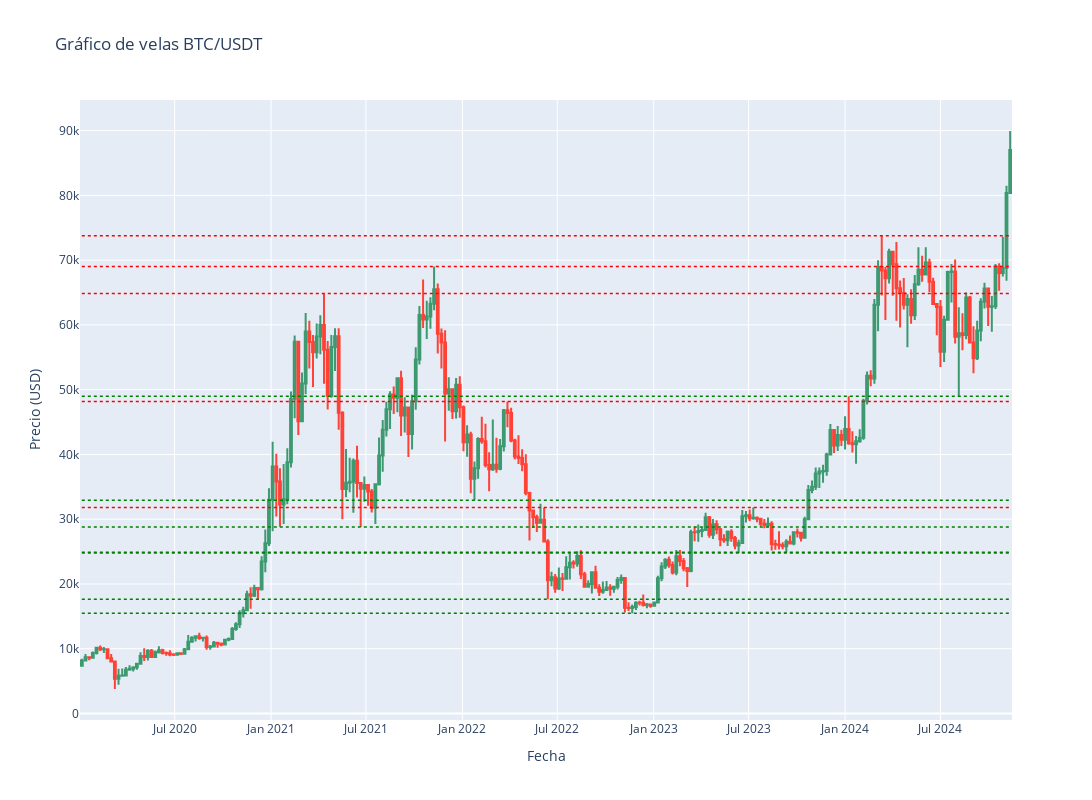

This figure's notebook cell:
### Code cell
import plotly.graph_objects as go

# Crear una figura para el gráfico de velas
fig = go.Figure(data=[go.Candlestick(
    x=df['timestamp'],
    open=df['open'],
    high=df['high'],
    low=df['low'],
    close=df['close']
)])

# Agregar líneas horizontales para cada resistencia
for resistencia in df_resistencias['resistencia']:
    fig.add_shape(
        type="line",
        x0=df['timestamp'].min(), y0=resistencia,
        x1=df['timestamp'].max(), y1=resistencia,
        line=dict(color="red", width=1.5, dash="dot"),
        name="Resistencia"
    )

# Agregar líneas horizontales para cada soporte
for soporte in df_soportes['soporte']:
    fig.add_shape(
        type="line",
        x0=df['timestamp'].min(), y0=soporte,
        x1=df['timestamp'].max(), y1=soporte,
        line=dict(color="green", width=1.5, dash="dot"),
        name="Soporte"
    )

# Configurar el diseño del gráfico con un mayor tamaño
fig.update_layout(
    title="Gráfico de velas BTC/USDT",
    xaxis_title="Fecha",
    yaxis_title="Precio (USD)",
    xaxis_rangeslider_visible=False,  # Oculta el deslizador de rango
    width=1500,  # Ancho del gráfico
    height=800   # Altura del gráfico
)

# Mostrar el gráfico
fig.show()

### Figure 1 — Plotly figure (JSON) as saved in the notebook; plotly's stock layout.template omitted (floating-point values rounded to 4 significant figures; data arrays with more than 128 entries replaced by an {"elided": "..."} marker saying what was removed)
{"data": [{"close": {"elided": "254 float values"}, "high": {"elided": "254 float values"}, "low": {"elided": "254 float values"}, "open": {"elided": "254 float values"}, "type": "candlestick", "x": {"elided": "254 str values"}}], "layout": {"height": 800, "shapes": [{"line": {"color": "red", "dash": "dot", "width": 1.5}, "name": "Resistencia", "type": "line", "x0": "2020-01-06T00:00:00", "x1": "2024-11-11T00:00:00", "y0": 64854, "y1": 64854}, {"line": {"color": "red", "dash": "dot", "width": 1.5}, "name": "Resistencia", "type": "line", "x0": "2020-01-06T00:00:00", "x1": "2024-11-11T00:00:00", "y0": 69000, "y1": 69000}, {"line": {"color": "red", "dash": "dot", "width": 1.5}, "name": "Resistencia", "type": "line", "x0": "2020-01-06T00:00:00", "x1": "2024-11-11T00:00:00", "y0": 48190.0, "y1": 48190.0}, {"line": {"color": "red", "dash": "dot", "width": 1.5}, "name": "Resistencia", "type": "line", "x0": "2020-01-06T00:00:00", "x1": "2024-11-11T00:00:00", "y0": 31800.0, "y1": 31800.0}, {"line": {"color": "red", "dash": "dot", "width": 1.5}, "name": "Resistencia", "type": "line", "x0": "2020-01-06T00:00:00", "x1": "2024-11-11T00:00:00", "y0": 73777, "y1": 73777}, {"line": {"color": "green", "dash": "dot", "width": 1.5}, "name": "Soporte", "type": "line", "x0": "2020-01-06T00:00:00", "x1": "2024-11-11T00:00:00", "y0": 28805, "y1": 28805}, {"line": {"color": "green", "dash": "dot", "width": 1.5}, "name": "Soporte", "type": "line", "x0": "2020-01-06T00:00:00", "x1": "2024-11-11T00:00:00", "y0": 32920.0, "y1": 32920.0}, {"line": {"color": "green", "dash": "dot", "width": 1.5}, "name": "Soporte", "type": "line", "x0": "2020-01-06T00:00:00", "x1": "2024-11-11T00:00:00", "y0": 17622, "y1": 17622}, {"line": {"color": "green", "dash": "dot", "width": 1.5}, "name": "Soporte", "type": "line", "x0": "2020-01-06T00:00:00", "x1": "2024-11-11T00:00:00", "y0": 15476, "y1": 15476}, {"line": {"color": "green", "dash": "dot", "width": 1.5}, "name": "Soporte", "type": "line", "x0": "2020-01-06T00:00:00", "x1": "2024-11-11T00:00:00", "y0": 24800, "y1": 24800}, {"line": {"color": "green", "dash": "dot", "width": 1.5}, "name": "Soporte", "type": "line", "x0": "2020-01-06T00:00:00", "x1": "2024-11-11T00:00:00", "y0": 24901, "y1": 24901}, {"line": {"color": "green", "dash": "dot", "width": 1.5}, "name": "Soporte", "type": "line", "x0": "2020-01-06T00:00:00", "x1": "2024-11-11T00:00:00", "y0": 49000, "y1": 49000}], "title": {"text": "Gráfico de velas BTC/USDT"}, "width": 1500, "xaxis": {"rangeslider": {"visible": false}, "title": {"text": "Fecha"}}, "yaxis": {"title": {"text": "Precio (USD)"}}}}
